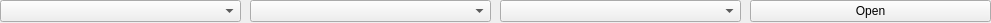
<?xml version="1.0" encoding="UTF-8"?>
<ui version="4.0">
 <class>SlcanControlWidget</class>
 <widget class="QWidget" name="SlcanControlWidget">
  <property name="geometry">
   <rect>
    <x>0</x>
    <y>0</y>
    <width>991</width>
    <height>23</height>
   </rect>
  </property>
  <property name="windowTitle">
   <string>Form</string>
  </property>
  <layout class="QHBoxLayout" name="horizontalLayout">
   <property name="spacing">
    <number>9</number>
   </property>
   <property name="leftMargin">
    <number>0</number>
   </property>
   <property name="topMargin">
    <number>0</number>
   </property>
   <property name="rightMargin">
    <number>0</number>
   </property>
   <property name="bottomMargin">
    <number>0</number>
   </property>
   <item>
    <widget class="SerialPortComboBox" name="comPortComboBox"/>
   </item>
   <item>
    <widget class="QComboBox" name="canBaudComboBox"/>
   </item>
   <item>
    <widget class="QComboBox" name="modeComboBox"/>
   </item>
   <item>
    <widget class="QPushButton" name="openButton">
     <property name="text">
      <string>Open</string>
     </property>
    </widget>
   </item>
  </layout>
 </widget>
 <customwidgets>
  <customwidget>
   <class>SerialPortComboBox</class>
   <extends>QComboBox</extends>
   <header location="global">SerialPortComboBox.h</header>
  </customwidget>
 </customwidgets>
 <resources/>
 <connections/>
</ui>
